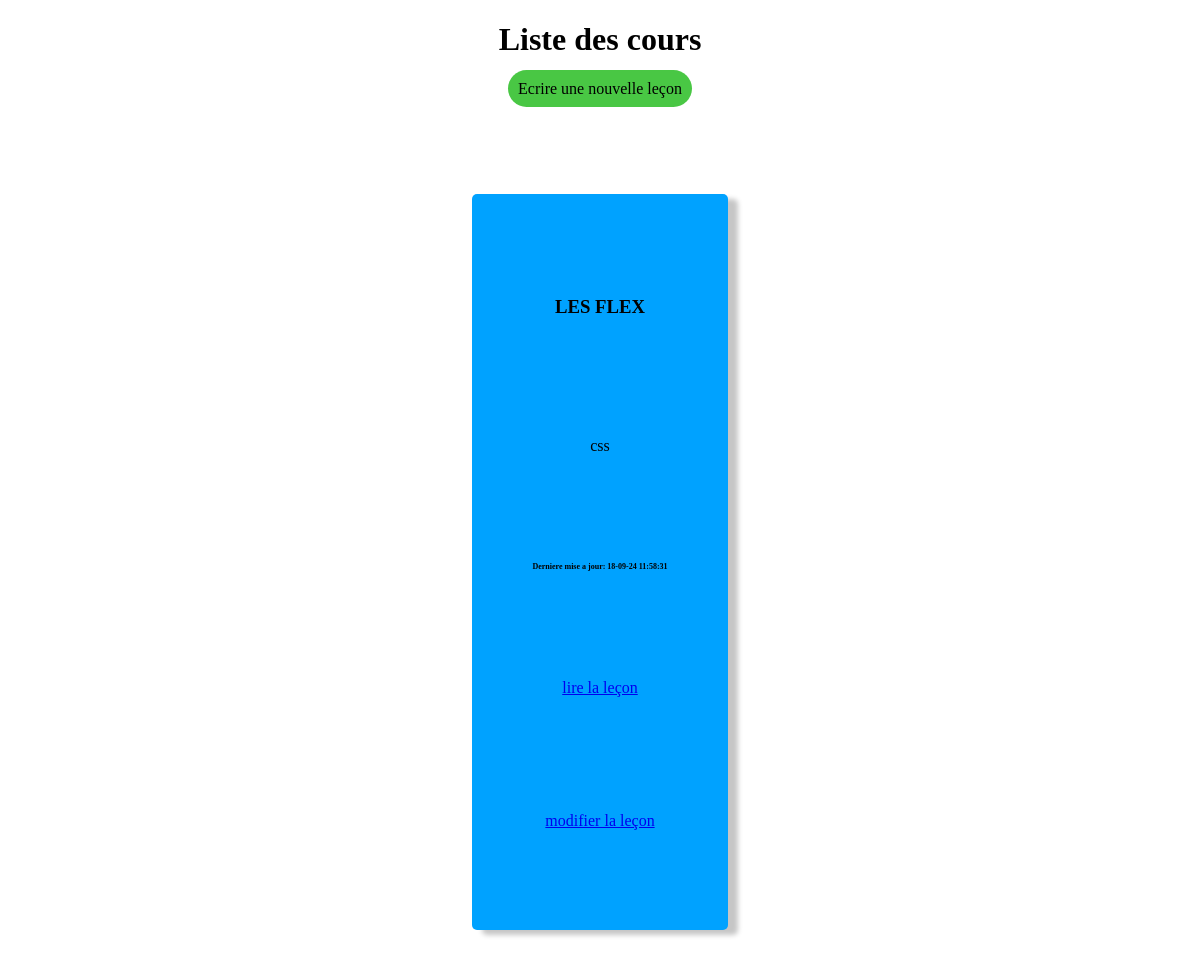
Before: / with the older database file.
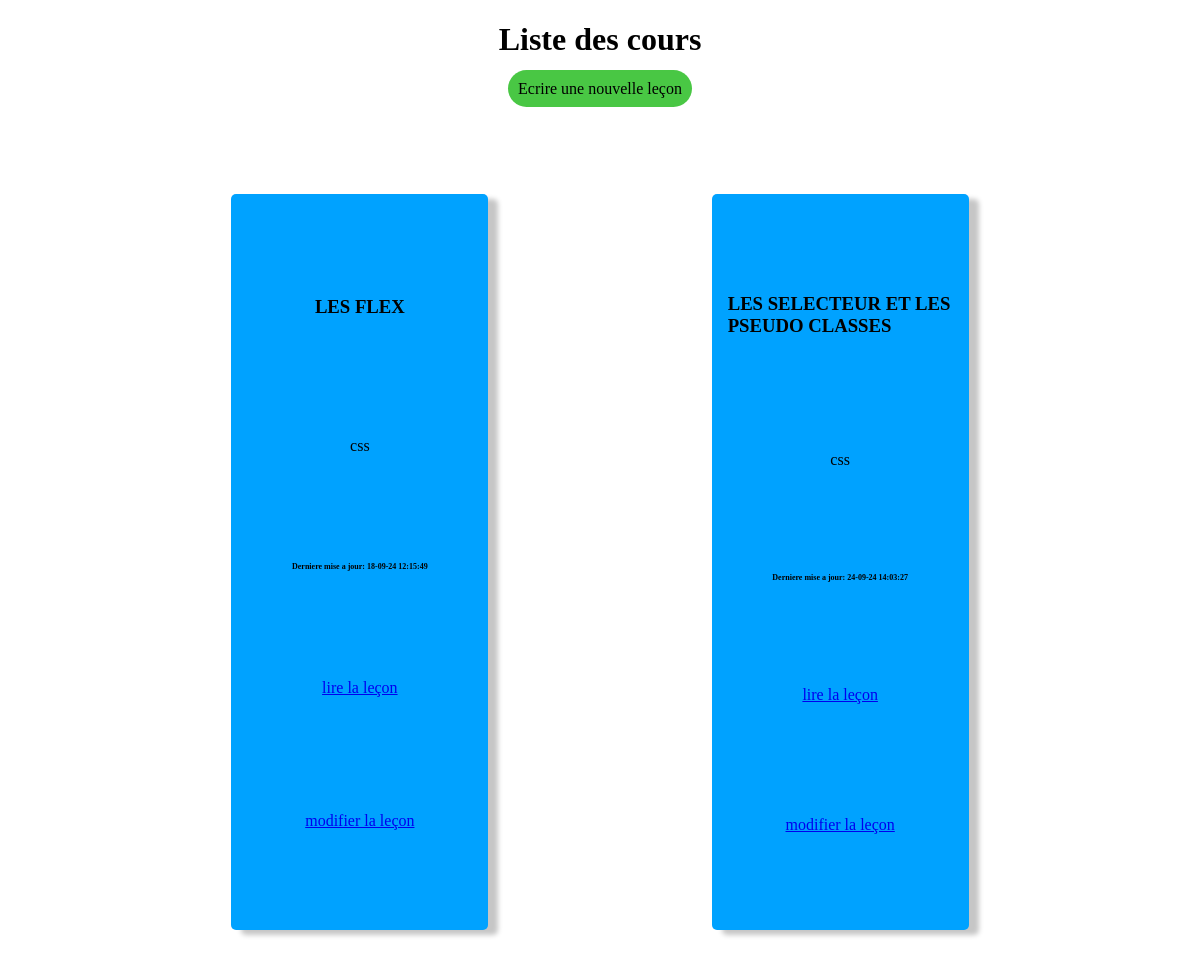
After: the same page with the newer database file.
### tables this page shows
CREATE TABLE "lesson" (
	"lesson_id"	INTEGER,
	"lesson_name"	TEXT,
	"lesson_category"	TEXT,
	"lesson_content"	TEXT,
	"lesson_modify_at"	TEXT,
	PRIMARY KEY("lesson_id" AUTOINCREMENT)
);

### index.php (the view, shortened to what this page needs)
<?php
    $pdo = new PDO('sqlite:'.dirname(__FILE__).'/data.sqlite');
    $pdo->setAttribute(PDO::ATTR_DEFAULT_FETCH_MODE, PDO::FETCH_ASSOC);
    $sql = "SELECT * FROM lesson ";
    $stmt = $pdo->query($sql);
    $lessons =$stmt->fetchAll();
?>
<!DOCTYPE html>
<html lang="fr">
<head>
    <link rel="stylesheet" href="css/style.css">
</head>
<body>
    <h1 class = "center">Liste des cours</h1>
    <div class="center">
    <a class="lien-bouton" href="new_lesson.php">Ecrire une nouvelle leçon</a>
    </div>
    <div class= "container">
      <?php
        foreach($lessons as $lesson ){
            $maj = mb_strtoupper($lesson['lesson_name']);
            echo
            "<div class= 'flex-test container-vertical'>
                 <h3 classe='center'>$maj</h3>
                 <p >$lesson[lesson_category]</p>
                 <p class='date'> Derniere mise a jour: $lesson[lesson_modify_at]</p>
                 <p ><a href='lesson_read.php?id=$lesson[lesson_id]'>lire la leçon</a></p>
                <p ><a href='lesson.php?id=$lesson[lesson_id]'>modifier la leçon</a></p>
        </div>";
        }
    ?>
    </div>
</body>
</html>

### css/style.css (style rules this page uses)
.lien-bouton { text-decoration: none; color: black; background-color: #49c744; padding: 10px; border-radius: 30px; }
.center { text-align: center; }
.container { margin-top: 4em; min-height: 100vh; width: 100%; display: flex; justify-content: space-evenly; flex-wrap: wrap; }
.flex-test { width: 19%; height: 150px; background-color: rgb(0, 162, 255); border-radius: 5px; box-shadow: 10px 5px 5px #c6c6c6; }
.date { text-align:left; font-size: 0.5em; font-weight: bold; }
.container-vertical { display: flex; flex-direction: column; justify-content:space-evenly ; align-items: center; height: auto; margin: 2em 0 ; padding: 0 1em; }

Changed rows visible on the page:
changed lesson "LES FLEX": lesson_modify_at "18-09-24 11:58:31" → "18-09-24 12:15:49"
added lesson: lesson_name "LES SELECTEUR ET LES PSEUDO CLASSES", lesson_category "css", lesson_modify_at "24-09-24 14:03:27"
